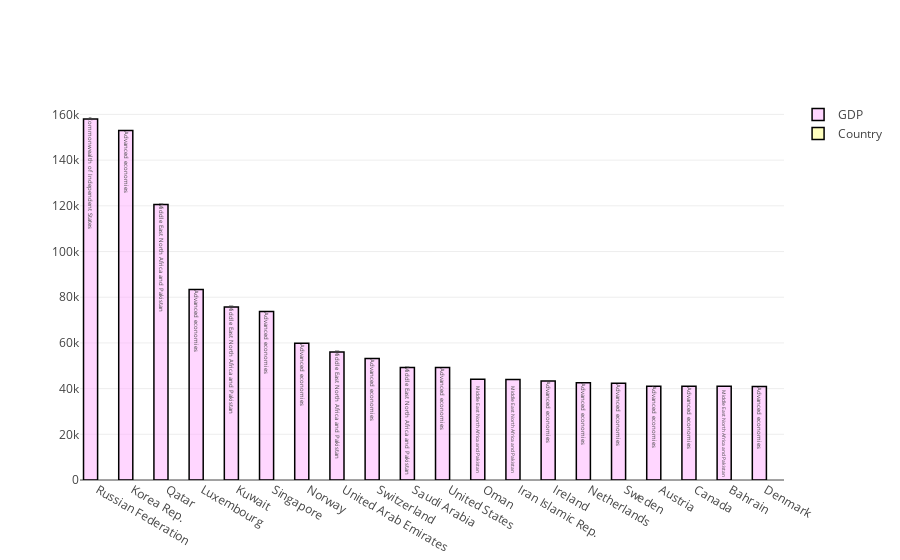

Write notebook code for a chart like this one.
### Code cell
trace1 = go.Bar(
                x = data_2016.Country.head(20),
                y = data_2016.GDP,
                name = 'GDP',
                marker = dict(color = 'rgba(255, 174, 255, 0.5)',
                             line=dict(color='rgb(0,0,0)',width=1.5)),
                text = data_2016.Region)

trace2 = go.Bar(
                x = data_2016.Country.head(20),
                y = data_2016.Region,
                name = 'Country',
                marker = dict(color = 'rgba(255, 255, 128, 0.5)',
                              line=dict(color='rgb(0,0,0)',width=1.5)),
                text = data_2016.Region)

data = [trace1, trace2]
layout = go.Layout(barmode = "group")
fig = go.Figure(data = data, layout = layout)
iplot(fig)

### Figure 1 — Plotly figure (JSON) as saved in the notebook; plotly's stock layout.template omitted (floating-point values rounded to 4 significant figures; data arrays with more than 128 entries replaced by an {"elided": "..."} marker saying what was removed)
{"data": [{"marker": {"color": "rgba(255, 174, 255, 0.5)", "line": {"color": "rgb(0,0,0)", "width": 1.5}}, "name": "GDP", "text": {"elided": "139 str values"}, "type": "bar", "uid": "e8ad6a92-b1d0-4e1c-8c52-3150367433ae", "x": ["Russian Federation", "Korea Rep.", "Qatar", "Luxembourg", "Kuwait", "Singapore", "Norway", "United Arab Emirates", "Switzerland", "Saudi Arabia", "United States", "Oman", "Iran Islamic Rep.", "Ireland", "Netherlands", "Sweden", "Austria", "Canada", "Bahrain", "Denmark"], "y": {"elided": "139 int values"}}, {"marker": {"color": "rgba(255, 255, 128, 0.5)", "line": {"color": "rgb(0,0,0)", "width": 1.5}}, "name": "Country", "text": {"elided": "139 str values"}, "type": "bar", "uid": "91d3ce51-4d4c-4b84-9f44-bb3cc99aa40a", "x": ["Russian Federation", "Korea Rep.", "Qatar", "Luxembourg", "Kuwait", "Singapore", "Norway", "United Arab Emirates", "Switzerland", "Saudi Arabia", "United States", "Oman", "Iran Islamic Rep.", "Ireland", "Netherlands", "Sweden", "Austria", "Canada", "Bahrain", "Denmark"], "y": {"elided": "139 str values"}}], "layout": {"barmode": "group"}}
